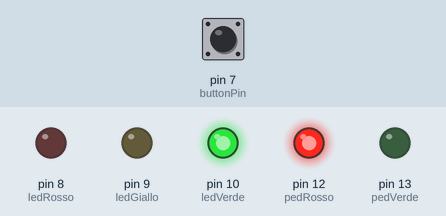
Simulated run of this sketch. Board: Arduino Uno, built with avr-gcc and run on an emulated ATmega328P. Parts: output pins drawn as LEDs (lit = HIGH). The inputs (shaded band) are chosen by the test bench; at power-on: pin 7 (buttonPin) LOW.

Above: at 1.2 s.
1.3 s: pin 7 (buttonPin) pulled HIGH for 0.15 s
At 1.9 s:
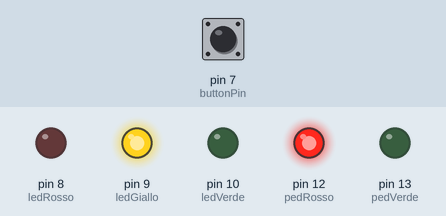
7.4 s: pin 7 (buttonPin) pulled HIGH for 3.2 s
At 7.45 s:
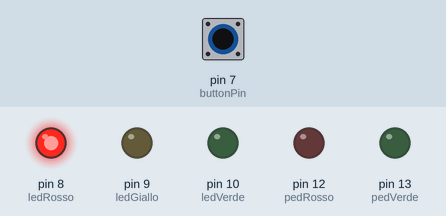
At 12.6 s:
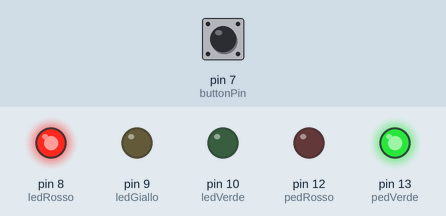
Timing chart, 0 to 18.1 s (numbered marks = the images above; inputs shaded):
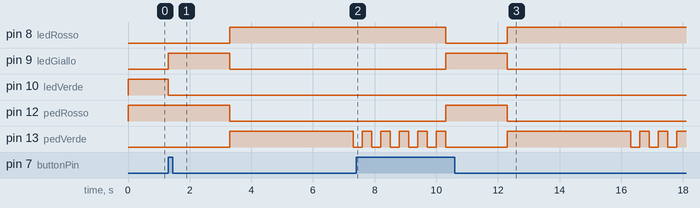

Measured:
- after the input at 1.3 s, pin 8 (ledRosso): LOW → HIGH after 2.0 s instead of 5.7 s; pin 10 (ledVerde): HIGH → LOW after 0.00 s instead of 3.7 s; pin 12 (pedRosso): HIGH → LOW after 2.0 s; pin 13 (pedVerde): LOW → HIGH after 2.0 s, → LOW 4.0 s later
- after the input at 7.4 s, pin 10 (ledVerde): stays LOW (without the input it goes to HIGH after 2.9 s)

The sketch:

semaforo_pedonale.ino.ino
```cpp
// SEMAFORO CON PULSANTE E RESISTENZA DA 10KΩ (PULL-DOWN)

// LED auto
int ledRosso = 8;
int ledGiallo = 9;
int ledVerde = 10;

// LED pedoni
int pedRosso = 12;
int pedVerde = 13;

// Pulsante
int buttonPin = 7;

bool valore = true;

void setup() {
  pinMode(ledRosso, OUTPUT);
  pinMode(ledGiallo, OUTPUT);
  pinMode(ledVerde, OUTPUT);
  pinMode(pedRosso, OUTPUT);
  pinMode(pedVerde, OUTPUT);

  pinMode(buttonPin, INPUT);  // uso pull-down esterno
}

void loop() {
  // semaforo auto normale
  digitalWrite(ledVerde, HIGH);
  digitalWrite(ledGiallo, LOW);
  digitalWrite(ledRosso, LOW);
  digitalWrite(pedVerde, LOW);
  digitalWrite(pedRosso, HIGH);

  // attesa 5 secondi o pulsante premuto
  unsigned long startTime = millis();
  while (millis() - startTime < 5000) {
    if (digitalRead(buttonPin) == HIGH) { // pulsante premuto
      attivaSemaforoPedonale();
      valore = false;
    }
  }
  if(valore) {
  // giallo auto
  digitalWrite(ledVerde, LOW);
  digitalWrite(ledGiallo, HIGH);
  delay(2000);

  // rosso auto
  digitalWrite(ledGiallo, LOW);
  digitalWrite(ledRosso, HIGH);
  delay(5000);
  }
  valore = true;
}

void attivaSemaforoPedonale() {
  // giallo auto
  digitalWrite(ledVerde, LOW);
  digitalWrite(ledGiallo, HIGH);
  delay(2000);

  // rosso auto
  digitalWrite(ledVerde, LOW);
  digitalWrite(ledGiallo, LOW);
  digitalWrite(ledRosso, HIGH);

  // verde pedoni
  digitalWrite(pedRosso, LOW);
  digitalWrite(pedVerde, HIGH);

  delay(4000); // tempo attraversamento

  // lampeggio verde pedoni
  for (int i = 0; i < 5; i++) {
    digitalWrite(pedVerde, LOW);
    delay(300);
    digitalWrite(pedVerde, HIGH);
    delay(300);
  }

  // rosso pedoni
  digitalWrite(pedVerde, LOW);
  digitalWrite(pedRosso, HIGH);
}
```
